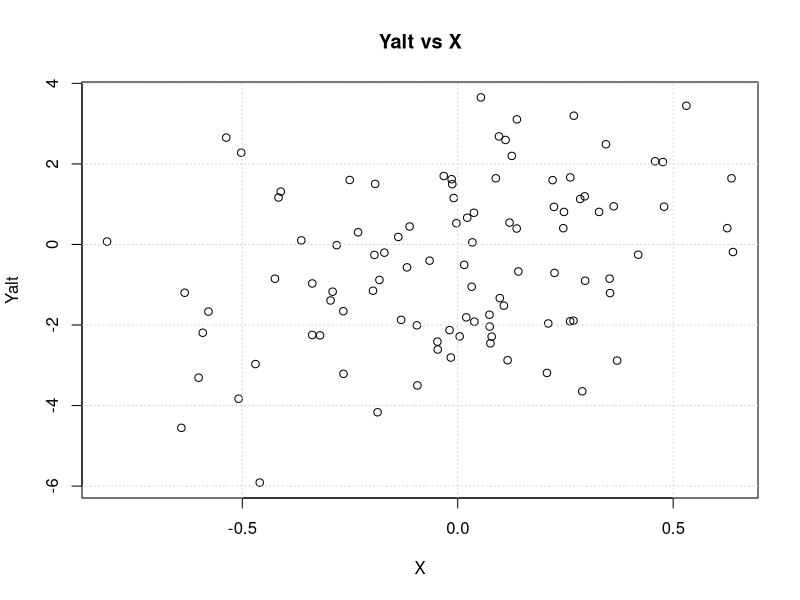
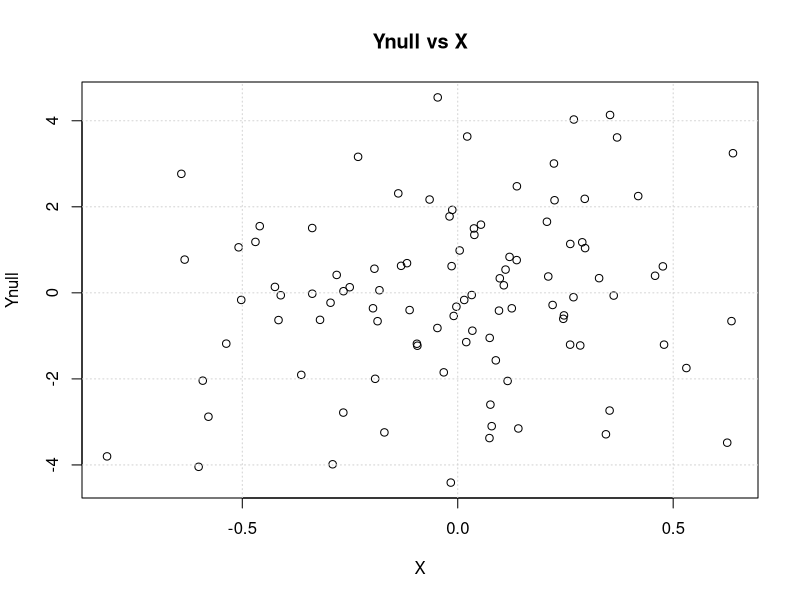
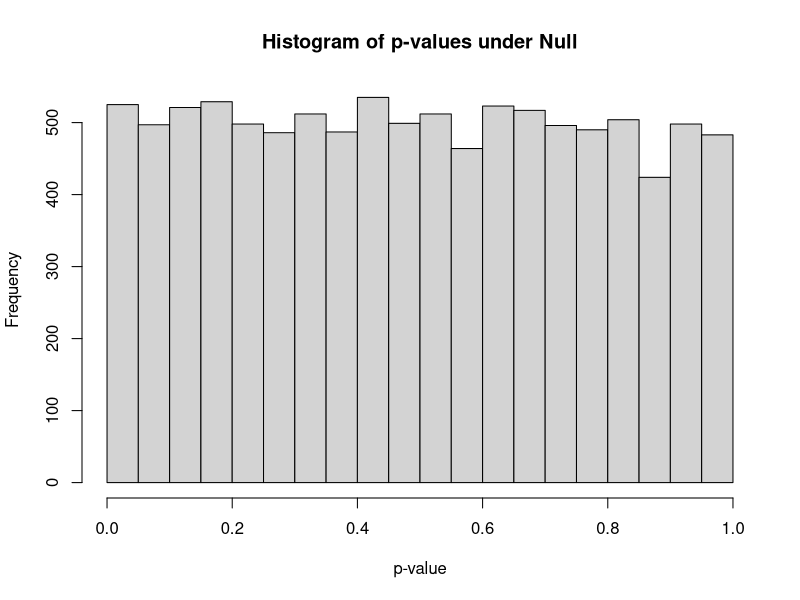
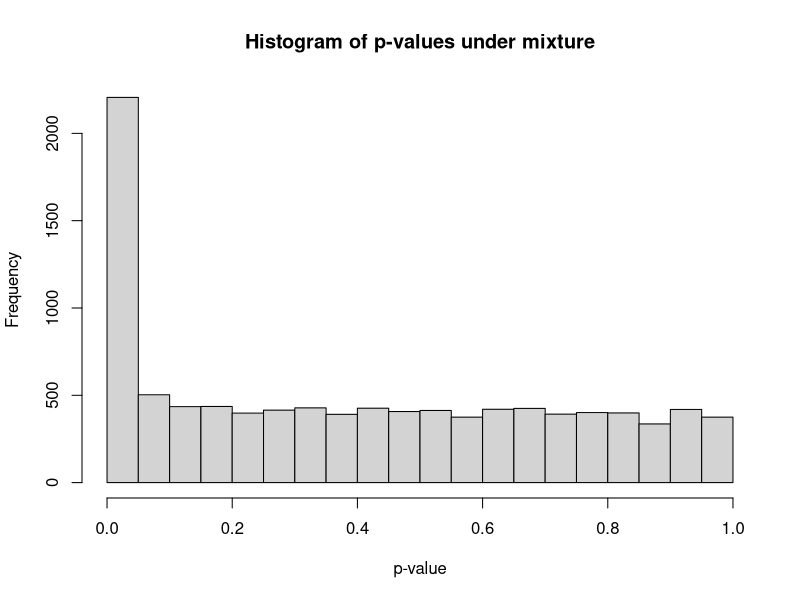
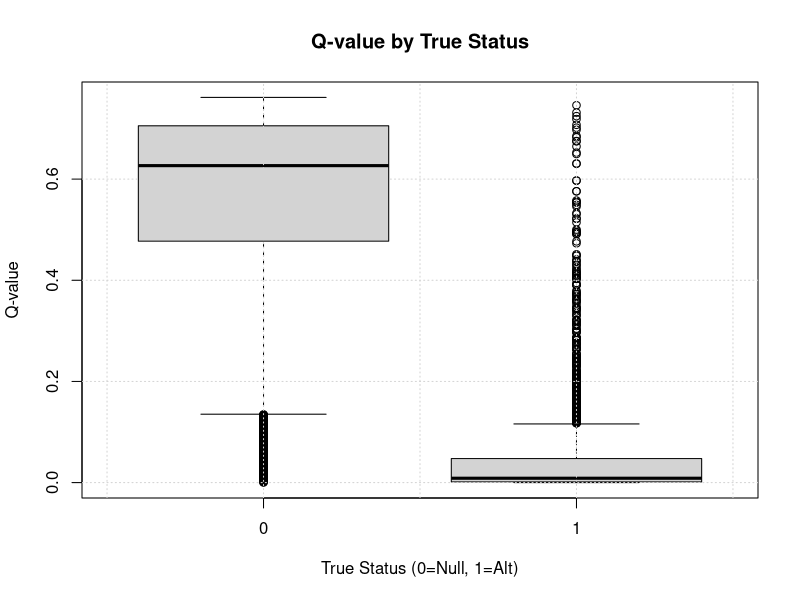
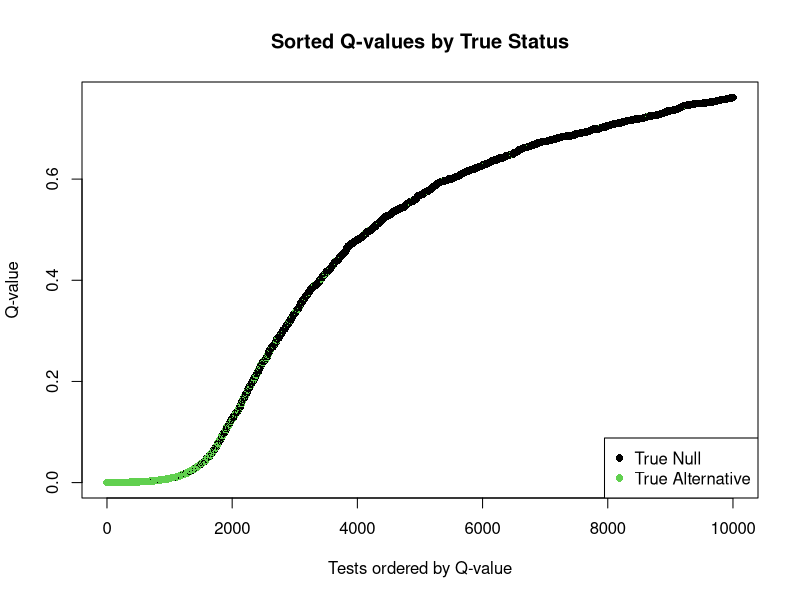
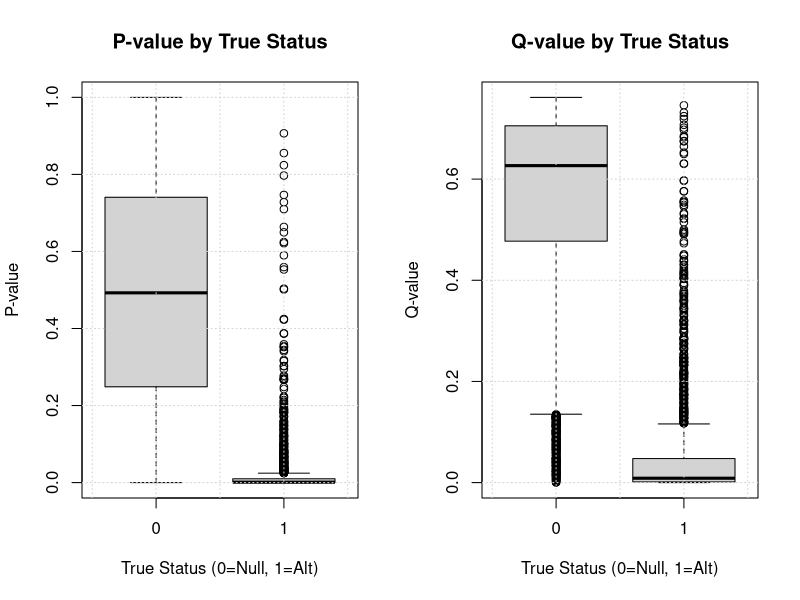
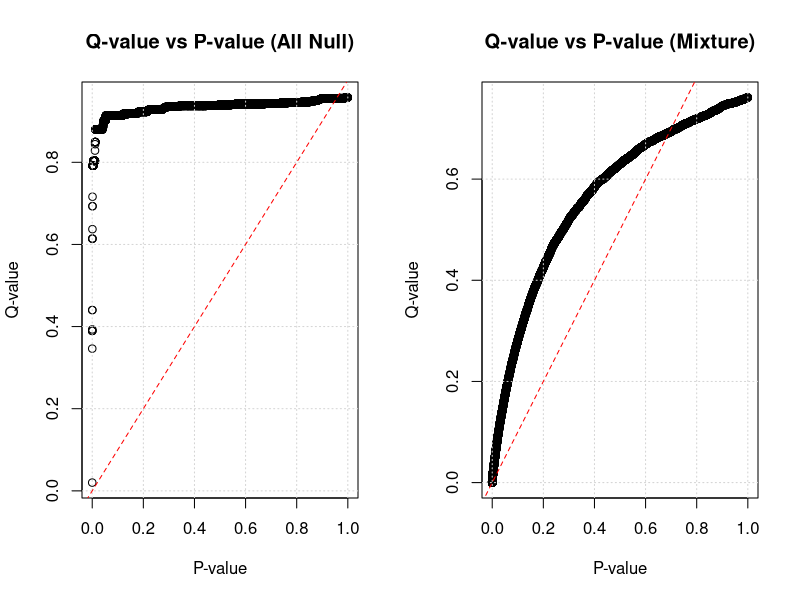

The R source for these figures, in order:
## ---- chunk 1
# Ensure necessary packages are loaded silently if needed later
# library(qvalue) 
# library(knitr)
# Set seed for reproducibility if desired globally
set.seed(20210108) 
## ---- chunk 2
# Parameters
nsamp = 100     # Number of samples
beta = 2        # Effect size for the alternative hypothesis
h2 = 0.1        # Proportion of variance in Yalt explained by X (related to signal strength)
sig2X = h2      # Variance of X (scaled for simplicity here)
sig2epsi = (1 - h2) * beta^2 # Variance of the error term epsilon, ensuring desired h2
sigX = sqrt(sig2X) # SD of X
sigepsi = sqrt(sig2epsi)

print(paste("Variance of X:", sig2X))
print(paste("Variance of Epsilon:", sig2epsi))
## ---- chunk 3
# Simulate predictor X and error term epsi
X = rnorm(nsamp, mean=0, sd= sigX) # Simulating X with specified number of samples, mean and standard deviation
epsi = rnorm(nsamp, mean=0, sd=sigepsi) #simulating our error term epsilon with specified # of samples, mean and SD

# Generate Ynull (independent of X, here just sampling with variance related to beta for comparison)
Ynull = rnorm(nsamp, mean=0, sd=beta) 

# Calculate Yalt = X * beta + epsi
Yalt = X * beta + epsi
## ---- chunk 4
# Visualize Data
plot(X, Yalt, main="Yalt vs X"); grid()
plot(X, Ynull, main="Ynull vs X"); grid()
## ---- chunk 5
summary(lm(Ynull ~ X))
## ---- chunk 6
summary(lm(Yalt ~ X))
## ---- chunk 7
fastlm = function(xx,yy) {
  ## compute betahat (regression coef) and pvalue with Ftest
  ## for now it does not take covariates
  
  df1 = 2 # Degrees of freedom (DFs) for model with predictor
  df0 = 1 # DFs for null model (intercept only)
  ind = !is.na(xx) & !is.na(yy)
  xx = xx[ind]
  yy = yy[ind]
  n = sum(ind)
  
  # Computing means of x and y 
  xbar = mean(xx)
  ybar = mean(yy)
  xx = xx - xbar # Center X
  yy = yy - ybar # Center Y
  
  # Sum of squares for X, y, and the cross-products of X and Y.
  SXX = sum( xx^2 )
  SYY = sum( yy^2 )
  SXY = sum( xx * yy )
  
  # Least squares slope estimate for simple linear regression
  betahat = SXY / SXX
  
  # RSS1 = Residual Sum of Squares for model Y ~ X
  RSS1 = sum( ( yy - xx * betahat )^2 ) 
  # RSS0 = Residual Sum of Squares for model Y ~ 1 (equivalent to total sum of squares of centered Y)
  RSS0 = SYY 
  
  # F-statistic comparing the two models
  fstat = ( ( RSS0 - RSS1 ) / ( df1 - df0 ) )  / ( RSS1 / ( n - df1 ) ) 
  # P-value from F-distribution (one minus the CDF)
  pval = 1 - pf(fstat, df1 = ( df1 - df0 ), df2 = ( n - df1 )) 
  
  res = list(betahat = betahat, pval = pval)
  return(res)
}
## ---- chunk 8
nsim = 10000 # Number of simulations

# Simulate matrices: rows=samples, cols=simulations
Xmat = matrix(rnorm(nsim * nsamp, mean=0, sd= sigX), nsamp, nsim)
epsimat = matrix(rnorm(nsim * nsamp, mean=0, sd=sigepsi), nsamp, nsim)

# Generate Y matrices based on the formulas
Ymat_alt = Xmat * beta + epsimat 
Ymat_null = matrix(rnorm(nsim * nsamp, mean=0, sd=beta), nsamp, nsim) # Null Ys

# Check dimensions
dim(Ymat_null)
dim(Ymat_alt)

# Assign column names for reference
colnames(Ymat_null) = paste0("sim", 1:ncol(Ymat_null))
colnames(Ymat_alt) = colnames(Ymat_null)
## ---- chunk 9
pvec_null = rep(NA, nsim)
bvec_null = rep(NA, nsim)

for(ss in 1:nsim) {
  fit = fastlm(Xmat[,ss], Ymat_null[,ss])
  pvec_null[ss] = fit$pval  
  bvec_null[ss] = fit$betahat
}

summary(pvec_null)
## ---- chunk 10
hist(pvec_null, xlab="p-value", main="Histogram of p-values under Null", breaks=20)
## ---- chunk 11
sum(pvec_null < 0.05)
mean(pvec_null < 0.05)
## ---- chunk 12
BF_thres = 0.05 / nsim # Bonferroni significance threshold
print(paste("Bonferroni threshold:", BF_thres))

# Number of Bonferroni significant associations under the NULL
print(paste("Found under Null:", sum(pvec_null < BF_thres)))
print(paste("Proportion under Null:", mean(pvec_null < BF_thres)))
## ---- chunk 13
prop_alt = 0.20 # Define proportion of alternative Ys in the mixture

# Create a selection vector: 1 if alternative, 0 if null
selectvec = rbinom(nsim, 1, prop_alt) 
names(selectvec) = colnames(Ymat_alt) # Keep track
table(selectvec) # Show counts of null (0) vs alternative (1)

# Create the mixed Y matrix
# If selectvec[i] is 1, use Ymat_alt[,i]; if 0, use Ymat_null[,i]
Ymat_mix = sweep(Ymat_alt, 2, selectvec, FUN='*') + sweep(Ymat_null, 2, 1 - selectvec, FUN='*')
## ---- chunk 14
pvec_mix = rep(NA, nsim)
bvec_mix = rep(NA, nsim)

for(ss in 1:nsim) {
  fit = fastlm(Xmat[,ss], Ymat_mix[,ss])
  pvec_mix[ss] = fit$pval  
  bvec_mix[ss] = fit$betahat
}

summary(pvec_mix)
## ---- chunk 15
hist(pvec_mix, xlab="p-value", main="Histogram of p-values under mixture", breaks=20)
## ---- chunk 16
thres = 0.05
m_signif = sum(pvec_mix < thres)      # Observed number of significant associations
m_expected_null = thres * sum(selectvec == 0) # Expected number of FPs from nulls
m_expected_all_null = thres * nsim # Expected if *all* were null

print(paste("Observed significant (p<0.05):", m_signif))
print(paste("Expected false positives if all were null:", m_expected_all_null))
print(paste("Expected false positives from the actual nulls:", round(m_expected_null)))
## ---- chunk 17
# FDR = (Number of significant tests that are truly null) / (Total number of significant tests)
FP = sum(pvec_mix < thres & selectvec == 0) # False Positives
TP = sum(pvec_mix < thres & selectvec == 1) # True Positives
S = sum(pvec_mix < thres) # Total Significant (S = FP + TP)

FDR_sim = FP / S 
print(paste("Simulated FDR at p <", thres, ":", round(FDR_sim, 4)))
## ---- chunk 18
thres_01 = 0.01
FP_01 = sum(pvec_mix < thres_01 & selectvec == 0)
S_01 = sum(pvec_mix < thres_01)
FDR_sim_01 = FP_01 / S_01
print(paste("Simulated FDR at p < 0.01:", round(FDR_sim_01, 4)))
## ---- chunk 19
FP_bf = sum(pvec_mix < BF_thres & selectvec == 0)
S_bf = sum(pvec_mix < BF_thres)
FDR_sim_bf = ifelse(S_bf > 0, FP_bf / S_bf, 0) # Avoid division by zero
print(paste("Simulated FDR at Bonferroni p <", BF_thres, ":", round(FDR_sim_bf, 4)))
print(paste("Number significant at Bonferroni:", S_bf))
## ---- chunk 20
FN_bf = sum(pvec_mix >= BF_thres & selectvec == 1) # False Negatives
Total_Alt = sum(selectvec == 1) # Total true alternatives
FNR_sim_bf = FN_bf / Total_Alt
print(paste("Simulated FNR at Bonferroni p <", BF_thres, ":", round(FNR_sim_bf, 4)))
## ---- chunk 21
count_table = t(table(Significant = pvec_mix < 0.05, True_Status = selectvec))
# Reorder and rename for standard confusion matrix format
# Rows: True Status (0=Null, 1=Alt); Columns: Called Status (FALSE=Not Sig, TRUE=Sig)
conf_matrix = count_table[, c("FALSE", "TRUE")] 
colnames(conf_matrix) = c("Called Not Significant", "Called Significant")
rownames(conf_matrix) = c("Null True", "Alt True")

knitr::kable(conf_matrix, caption="Confusion Matrix at p < 0.05")

# Extracting values
TN = conf_matrix["Null True", "Called Not Significant"]
FP = conf_matrix["Null True", "Called Significant"]
FN = conf_matrix["Alt True", "Called Not Significant"]
TP = conf_matrix["Alt True", "Called Significant"]
print(paste("TN:", TN, " FP:", FP, " FN:", FN, " TP:", TP))
## ---- chunk 22
# Install qvalue package if you haven't already
# if (!requireNamespace("BiocManager", quietly = TRUE))
#    install.packages("BiocManager")
#BiocManager::install("qvalue")
## ---- chunk 23
library(qvalue)
## ---- chunk 24
# Calculate q-values for the mixed p-values
qres_mix = qvalue(pvec_mix)
qvec_mix = qres_mix$qvalues

# Also calculate for the null p-values for comparison
qres_null = qvalue(pvec_null)
qvec_null = qres_null$qvalues

summary(qvec_mix)
## ---- chunk 25
boxplot(qvec_mix ~ selectvec, main='Q-value by True Status', xlab="True Status (0=Null, 1=Alt)", ylab="Q-value")
grid()
## ---- chunk 26
ind = order(qvec_mix, decreasing=FALSE)
# Using selectvec*2 + 1 maps 0->1 (black) and 1->3 (green) for plotting colors
plot(sort(qvec_mix), col=selectvec[ind]*2 + 1, 
     pch=16, #selectvec[ind] + 1, 
     # lwd=selectvec[ind]*2 + 1,
     main="Sorted Q-values by True Status",
     xlab="Tests ordered by Q-value", ylab="Q-value")
legend("bottomright", legend=c("True Null", "True Alternative"), pch=16, col=c(1, 3))
## ---- chunk 27
par(mfrow=c(1,2))
boxplot(pvec_mix ~ selectvec, main='P-value by True Status', xlab="True Status (0=Null, 1=Alt)", ylab="P-value"); grid()
boxplot(qvec_mix ~ selectvec, main='Q-value by True Status', xlab="True Status (0=Null, 1=Alt)", ylab="Q-value"); grid()
par(mfrow=c(1,1))
## ---- chunk 28
par(mfrow=c(1,2))
plot(pvec_null, qvec_null, main='Q-value vs P-value (All Null)', xlab="P-value", ylab="Q-value"); grid(); abline(0,1,col='red',lty=2)
plot(pvec_mix, qvec_mix, main='Q-value vs P-value (Mixture)', xlab="P-value", ylab="Q-value"); grid(); abline(0,1,col='red',lty=2)
par(mfrow=c(1,1))
## ---- chunk 29
# Estimated pi0 when all tests were truly null
print(paste("Estimated pi0 (all null):", round(qres_null$pi0, 4)))

# Estimated pi0 for the mixed data
print(paste("Estimated pi0 (mixture):", round(qres_mix$pi0, 4)))

# True proportion used in simulation
print(paste("True pi0 used:", 1 - prop_alt))
